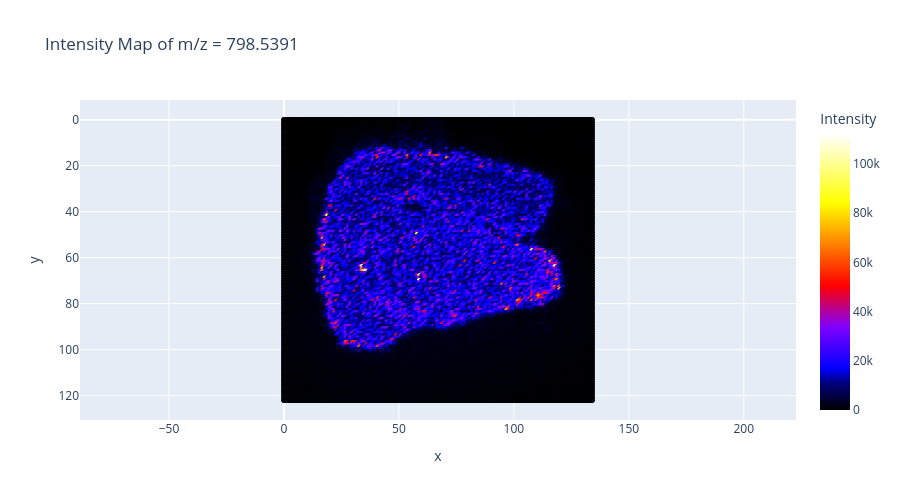

Here is the notebook cell this chart was saved with:
### Code cell
plot_mz_across_sample_custom(adata, target_mz=798.5422, tol=0.01)

### Figure 1 — Plotly figure (JSON) as saved in the notebook; plotly's stock layout.template omitted (floating-point values rounded to 4 significant figures; data arrays with more than 128 entries replaced by an {"elided": "..."} marker saying what was removed)
{"data": [{"hovertemplate": "x=%{x}<br>y=%{y}<br>Intensity=%{marker.color}<extra></extra>", "legendgroup": "", "marker": {"color": {"elided": "16605 int values"}, "coloraxis": "coloraxis", "symbol": "circle"}, "mode": "markers", "name": "", "showlegend": false, "type": "scattergl", "x": {"elided": "16605 int values"}, "xaxis": "x", "y": {"elided": "16605 int values"}, "yaxis": "y"}], "layout": {"coloraxis": {"colorbar": {"title": {"text": "Intensity"}}, "colorscale": [[0, "#000000"], [0.1, "#000080"], [0.15, "#0000FF"], [0.3, "#8000FF"], [0.45, "#FF0000"], [0.6, "#FF8000"], [0.75, "#FFFF00"], [1, "#FFFFFF"]]}, "height": 500, "legend": {"tracegroupgap": 0}, "title": {"text": "Intensity Map of m/z = 798.5391"}, "xaxis": {"anchor": "y", "domain": [0, 1], "title": {"text": "x"}}, "yaxis": {"anchor": "x", "autorange": "reversed", "domain": [0, 1], "scaleanchor": "x", "title": {"text": "y"}}}}
